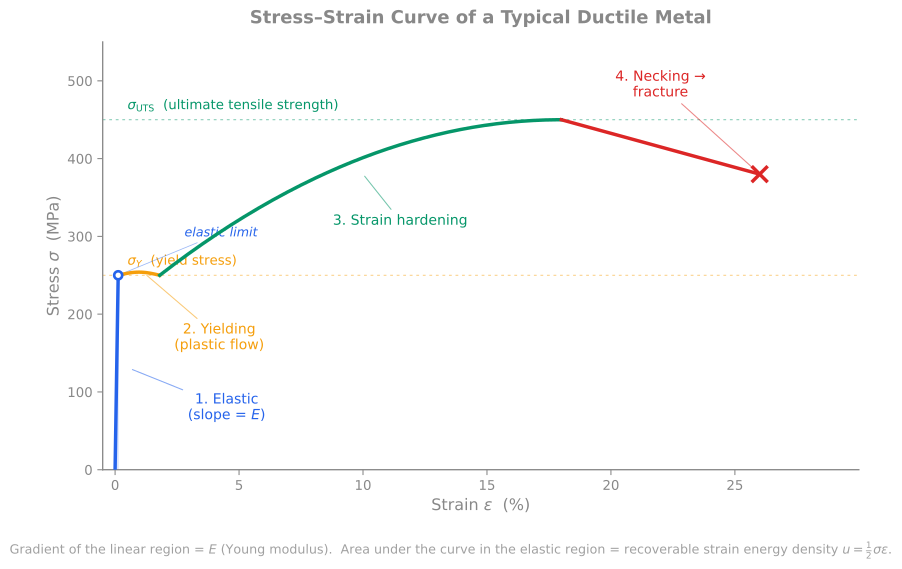

The Python source for this figure:
"""
Stress-strain graph for a typical ductile metal (mild steel flavour).

Shows the four canonical regions:
  1. Linear elastic     — slope = E
  2. Yielding + plastic — near-constant stress at yield
  3. Strain hardening   — stress rises again until UTS
  4. Necking + fracture — stress falls off (engineering stress-strain)

Output: stress-strain-graph.svg in the same directory.
"""
import matplotlib
matplotlib.use("Agg")
import matplotlib.pyplot as plt
import numpy as np
from pathlib import Path

# Vault color scheme
TEXT = "#888888"
AXIS = "#888888"
BLUE = "#2563eb"    # elastic
AMBER = "#f59e0b"   # plastic / yield
GREEN = "#059669"   # strain hardening to UTS
RED = "#dc2626"     # fracture
GREY = "#888888"

# --- Build the synthetic stress-strain curve ---
# Strain axis (dimensionless). Beyond ~0.25 strain on mild steel is fracture territory.
# Region break points (in strain):
eps_elastic_end = 0.0015   # elastic limit ~ 0.15% strain
eps_yield_end   = 0.018    # plastic flow at near-constant stress until ~1.8%
eps_uts         = 0.18     # strain hardening peaks at ~18%
eps_fracture    = 0.26     # fracture around 26%

# Stress values (in MPa, displayed; we'll use MPa as the y-axis unit)
sigma_yield = 250          # yield stress for mild steel
sigma_uts   = 450          # ultimate tensile strength
sigma_fract = 380          # engineering stress at fracture (necking pulls it down)

# Region 1: linear elastic, gradient E
# E_steel = 200 GPa = 200_000 MPa
# at eps=0.0015, sigma = 200_000 * 0.0015 = 300 MPa
# We want sigma_yield_start = 250 MPa, so adjust elastic to end at (eps=0.00125, sigma=250)
# Use eps_elastic_end = 0.00125 instead — recompute
eps_elastic_end = sigma_yield / 200000  # = 0.00125

eps1 = np.linspace(0, eps_elastic_end, 50)
sig1 = 200000 * eps1   # MPa

# Region 2: yielding plateau (slight serration ignored for clarity)
eps2 = np.linspace(eps_elastic_end, eps_yield_end, 80)
sig2 = sigma_yield + (np.random.RandomState(7).normal(0, 1.5, eps2.size).cumsum() * 0)  # flat
# slight rise to make the transition visible
sig2 = sigma_yield + 4 * np.sin(np.linspace(0, np.pi, eps2.size))

# Region 3: strain hardening — concave rise to UTS
eps3 = np.linspace(eps_yield_end, eps_uts, 200)
# smooth parabolic-like rise
t = (eps3 - eps_yield_end) / (eps_uts - eps_yield_end)
sig3 = sigma_yield + (sigma_uts - sigma_yield) * (1 - (1 - t) ** 2)

# Region 4: necking — gentle decline to fracture
eps4 = np.linspace(eps_uts, eps_fracture, 80)
t4 = (eps4 - eps_uts) / (eps_fracture - eps_uts)
sig4 = sigma_uts - (sigma_uts - sigma_fract) * t4

# --- Build the figure ---
fig, ax = plt.subplots(figsize=(8.8, 5.6))
fig.patch.set_alpha(0)
ax.set_facecolor("none")

# Draw the four regions in their semantic colours
ax.plot(eps1 * 100, sig1, color=BLUE,  linewidth=2.6, zorder=4)
ax.plot(eps2 * 100, sig2, color=AMBER, linewidth=2.6, zorder=4)
ax.plot(eps3 * 100, sig3, color=GREEN, linewidth=2.6, zorder=4)
ax.plot(eps4 * 100, sig4, color=RED,   linewidth=2.6, zorder=4)

# Fracture marker at the end
ax.plot([eps_fracture * 100], [sigma_fract], "x", color=RED, markersize=12, markeredgewidth=2.6, zorder=5)

# Shaded region under elastic curve (the recoverable elastic-PE triangle)
ax.fill_between(eps1 * 100, 0, sig1, color=BLUE, alpha=0.12, zorder=2)

# --- Axes styling ---
for side in ("top", "right"):
    ax.spines[side].set_visible(False)
for side in ("left", "bottom"):
    ax.spines[side].set_color(AXIS)
    ax.spines[side].set_linewidth(1.0)
ax.tick_params(colors=TEXT, length=4, width=0.8)
ax.xaxis.label.set_color(TEXT)
ax.yaxis.label.set_color(TEXT)

ax.set_xlabel(r"Strain $\varepsilon$  (%)", fontsize=12)
ax.set_ylabel(r"Stress $\sigma$  (MPa)", fontsize=12)

ax.set_xlim(-0.5, 30)
ax.set_ylim(0, 550)
ax.set_xticks([0, 5, 10, 15, 20, 25])
ax.set_yticks([0, 100, 200, 300, 400, 500])

# Title
ax.set_title("Stress–Strain Curve of a Typical Ductile Metal",
             color=TEXT, fontsize=13.5, fontweight="bold", pad=14)

# --- Annotations ---
# Yield stress horizontal guide
ax.axhline(sigma_yield, color=AMBER, linewidth=0.7, linestyle=(0, (3, 4)), alpha=0.55, zorder=1)
ax.text(0.5, sigma_yield + 10, r"$\sigma_Y$  (yield stress)",
        color=AMBER, fontsize=10, ha="left", va="bottom")

# UTS horizontal guide
ax.axhline(sigma_uts, color=GREEN, linewidth=0.7, linestyle=(0, (3, 4)), alpha=0.55, zorder=1)
ax.text(0.5, sigma_uts + 10, r"$\sigma_{\mathrm{UTS}}$  (ultimate tensile strength)",
        color=GREEN, fontsize=10, ha="left", va="bottom")

# Region labels — placed in clear zones, leaders don't cross other curves
# 1. Elastic — narrow vertical column at the left, label well above the curve top
ax.annotate("1. Elastic\n(slope = $E$)", xy=(0.6, 130), xytext=(4.5, 80),
            color=BLUE, fontsize=10.5, ha="center", va="center",
            arrowprops=dict(arrowstyle="-", color=BLUE, alpha=0.55, lw=0.8))

# 2. Yielding — label sits below the plateau, leader points up to it
ax.annotate("2. Yielding\n(plastic flow)", xy=(1.2, 252), xytext=(4.2, 170),
            color=AMBER, fontsize=10.5, ha="center", va="center",
            arrowprops=dict(arrowstyle="-", color=AMBER, alpha=0.55, lw=0.8))

# 3. Strain hardening — label below the green curve
ax.annotate("3. Strain hardening", xy=(10, 380), xytext=(11.5, 315),
            color=GREEN, fontsize=10.5, ha="center",
            arrowprops=dict(arrowstyle="-", color=GREEN, alpha=0.55, lw=0.8))

# 4. Necking — label above the red curve, away from sigma_Y guide
ax.annotate("4. Necking →\nfracture", xy=(eps_fracture * 100, sigma_fract), xytext=(22, 480),
            color=RED, fontsize=10.5, ha="center",
            arrowprops=dict(arrowstyle="-", color=RED, alpha=0.55, lw=0.8))

# Elastic limit point marker — label moved well clear of axis ticks
ax.plot([eps_elastic_end * 100], [sigma_yield], "o", color=BLUE, markersize=6,
        markerfacecolor="white", markeredgewidth=2, zorder=5)
ax.annotate("elastic limit",
            xy=(eps_elastic_end * 100, sigma_yield),
            xytext=(2.8, 300),
            color=BLUE, fontsize=9.5, ha="left", style="italic",
            arrowprops=dict(arrowstyle="-", color=BLUE, alpha=0.45, lw=0.6))

# Caption goes outside the plot area entirely, below the x-axis label
fig.text(0.5, -0.04,
         r"Gradient of the linear region = $E$ (Young modulus).  "
         r"Area under the curve in the elastic region = recoverable strain energy density $u = \frac{1}{2}\sigma\varepsilon$.",
         color=TEXT, fontsize=9.5, ha="center", alpha=0.8)

plt.tight_layout()

# Output
script_dir = Path(__file__).resolve().parent
svg_path = script_dir / "stress-strain-graph.svg"
png_path = Path("/tmp") / "stress-strain-verify.png"
plt.savefig(svg_path, format="svg", transparent=True, bbox_inches="tight")
plt.savefig(png_path, format="png", transparent=True, bbox_inches="tight", dpi=150)
plt.close()

print(f"Wrote SVG -> {svg_path}")
print(f"Wrote verification PNG -> {png_path}")
